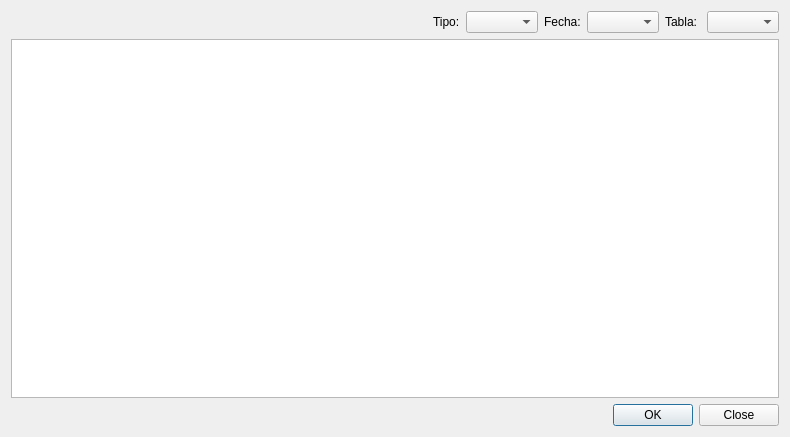
<?xml version="1.0" encoding="UTF-8"?>
<ui version="4.0">
 <class>browseTableWidget</class>
 <widget class="QWidget" name="browseTableWidget">
  <property name="geometry">
   <rect>
    <x>0</x>
    <y>0</y>
    <width>790</width>
    <height>437</height>
   </rect>
  </property>
  <property name="windowTitle">
   <string>Visualizar Tablas de Datos</string>
  </property>
  <layout class="QVBoxLayout" name="verticalLayout">
   <item>
    <layout class="QHBoxLayout" name="horizontalLayout">
     <item>
      <spacer name="horizontalSpacer">
       <property name="orientation">
        <enum>Qt::Horizontal</enum>
       </property>
       <property name="sizeHint" stdset="0">
        <size>
         <width>40</width>
         <height>20</height>
        </size>
       </property>
      </spacer>
     </item>
     <item>
      <widget class="QLabel" name="label_3">
       <property name="text">
        <string>Tipo:</string>
       </property>
      </widget>
     </item>
     <item>
      <widget class="QComboBox" name="typeComboBox"/>
     </item>
     <item>
      <widget class="QLabel" name="label_2">
       <property name="text">
        <string>Fecha:</string>
       </property>
      </widget>
     </item>
     <item>
      <widget class="QComboBox" name="datesComboBox"/>
     </item>
     <item>
      <widget class="QLabel" name="label">
       <property name="text">
        <string>Tabla: </string>
       </property>
      </widget>
     </item>
     <item>
      <widget class="QComboBox" name="tableComboBox"/>
     </item>
    </layout>
   </item>
   <item>
    <widget class="QTableView" name="tableView">
     <property name="editTriggers">
      <set>QAbstractItemView::NoEditTriggers</set>
     </property>
     <property name="selectionMode">
      <enum>QAbstractItemView::SingleSelection</enum>
     </property>
     <property name="selectionBehavior">
      <enum>QAbstractItemView::SelectRows</enum>
     </property>
    </widget>
   </item>
   <item>
    <widget class="QDialogButtonBox" name="buttonBox">
     <property name="standardButtons">
      <set>QDialogButtonBox::Close|QDialogButtonBox::Ok</set>
     </property>
    </widget>
   </item>
  </layout>
 </widget>
 <resources/>
 <connections/>
</ui>
